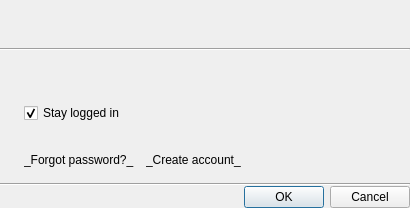
<?xml version="1.0" encoding="UTF-8"?>
<ui version="4.0">
 <class>ConnectToCloudDialog</class>
 <widget class="QDialog" name="ConnectToCloudDialog">
  <property name="geometry">
   <rect>
    <x>0</x>
    <y>0</y>
    <width>410</width>
    <height>208</height>
   </rect>
  </property>
  <property name="windowTitle">
   <string notr="true">&lt;Connect to Nx Cloud&gt;</string>
  </property>
  <layout class="QVBoxLayout" name="verticalLayout">
   <property name="spacing">
    <number>0</number>
   </property>
   <property name="leftMargin">
    <number>0</number>
   </property>
   <property name="topMargin">
    <number>0</number>
   </property>
   <property name="rightMargin">
    <number>0</number>
   </property>
   <property name="bottomMargin">
    <number>0</number>
   </property>
   <item>
    <widget class="QWidget" name="widget" native="true">
     <layout class="QHBoxLayout" name="horizontalLayout_2">
      <item>
       <widget class="QLabel" name="enterCloudAccountLabel">
        <property name="text">
         <string notr="true">&lt;Enter Cloud Account&gt;</string>
        </property>
       </widget>
      </item>
     </layout>
    </widget>
   </item>
   <item>
    <widget class="Line" name="line_2">
     <property name="orientation">
      <enum>Qt::Horizontal</enum>
     </property>
    </widget>
   </item>
   <item>
    <widget class="QWidget" name="credentialsWidget" native="true">
     <property name="sizePolicy">
      <sizepolicy hsizetype="Preferred" vsizetype="Fixed">
       <horstretch>0</horstretch>
       <verstretch>0</verstretch>
      </sizepolicy>
     </property>
     <layout class="QGridLayout" name="gridLayout" columnstretch="0,1">
      <property name="leftMargin">
       <number>16</number>
      </property>
      <property name="topMargin">
       <number>16</number>
      </property>
      <property name="rightMargin">
       <number>16</number>
      </property>
      <property name="bottomMargin">
       <number>16</number>
      </property>
      <property name="spacing">
       <number>8</number>
      </property>
      <item row="1" column="0" colspan="2">
       <widget class="nx::vms::client::desktop::InputField" name="passwordInputField" native="true">
        <property name="minimumSize">
         <size>
          <width>0</width>
          <height>10</height>
         </size>
        </property>
        <property name="focusPolicy">
         <enum>Qt::StrongFocus</enum>
        </property>
       </widget>
      </item>
      <item row="4" column="0">
       <widget class="QWidget" name="spacer" native="true"/>
      </item>
      <item row="3" column="1">
       <widget class="QLabel" name="invalidCredentialsLabel">
        <property name="text">
         <string notr="true">&lt;Incorrect email or password&gt;</string>
        </property>
        <property name="wordWrap">
         <bool>true</bool>
        </property>
        <property name="openExternalLinks">
         <bool>true</bool>
        </property>
       </widget>
      </item>
      <item row="4" column="1">
       <widget class="QWidget" name="linksWidget" native="true">
        <layout class="QHBoxLayout" name="horizontalLayout_3">
         <property name="spacing">
          <number>12</number>
         </property>
         <property name="leftMargin">
          <number>0</number>
         </property>
         <property name="topMargin">
          <number>0</number>
         </property>
         <property name="rightMargin">
          <number>0</number>
         </property>
         <property name="bottomMargin">
          <number>0</number>
         </property>
         <item>
          <widget class="QLabel" name="forgotPasswordLabel">
           <property name="sizePolicy">
            <sizepolicy hsizetype="Maximum" vsizetype="Preferred">
             <horstretch>0</horstretch>
             <verstretch>0</verstretch>
            </sizepolicy>
           </property>
           <property name="focusPolicy">
            <enum>Qt::TabFocus</enum>
           </property>
           <property name="text">
            <string notr="true">_Forgot password?_</string>
           </property>
           <property name="textFormat">
            <enum>Qt::RichText</enum>
           </property>
           <property name="openExternalLinks">
            <bool>true</bool>
           </property>
           <property name="textInteractionFlags">
            <set>Qt::LinksAccessibleByKeyboard|Qt::LinksAccessibleByMouse</set>
           </property>
          </widget>
         </item>
         <item>
          <widget class="QLabel" name="createAccountLabel">
           <property name="focusPolicy">
            <enum>Qt::TabFocus</enum>
           </property>
           <property name="text">
            <string notr="true">_Create account_</string>
           </property>
           <property name="textFormat">
            <enum>Qt::RichText</enum>
           </property>
           <property name="openExternalLinks">
            <bool>true</bool>
           </property>
           <property name="textInteractionFlags">
            <set>Qt::LinksAccessibleByKeyboard|Qt::LinksAccessibleByMouse</set>
           </property>
          </widget>
         </item>
        </layout>
       </widget>
      </item>
      <item row="0" column="0" colspan="2">
       <widget class="nx::vms::client::desktop::InputField" name="loginInputField" native="true">
        <property name="minimumSize">
         <size>
          <width>0</width>
          <height>10</height>
         </size>
        </property>
        <property name="focusPolicy">
         <enum>Qt::StrongFocus</enum>
        </property>
       </widget>
      </item>
      <item row="2" column="1">
       <widget class="QCheckBox" name="stayLoggedInCheckBox">
        <property name="text">
         <string>Stay logged in</string>
        </property>
        <property name="checked">
         <bool>true</bool>
        </property>
       </widget>
      </item>
     </layout>
    </widget>
   </item>
   <item>
    <widget class="Line" name="line">
     <property name="orientation">
      <enum>Qt::Horizontal</enum>
     </property>
    </widget>
   </item>
   <item>
    <widget class="QDialogButtonBox" name="buttonBox">
     <property name="focusPolicy">
      <enum>Qt::TabFocus</enum>
     </property>
     <property name="standardButtons">
      <set>QDialogButtonBox::Cancel|QDialogButtonBox::Ok</set>
     </property>
    </widget>
   </item>
  </layout>
 </widget>
 <customwidgets>
  <customwidget>
   <class>nx::vms::client::desktop::InputField</class>
   <extends>QWidget</extends>
   <header location="global">nx/vms/client/desktop/common/widgets/input_field.h</header>
   <container>1</container>
  </customwidget>
 </customwidgets>
 <tabstops>
  <tabstop>loginInputField</tabstop>
  <tabstop>passwordInputField</tabstop>
  <tabstop>stayLoggedInCheckBox</tabstop>
  <tabstop>forgotPasswordLabel</tabstop>
  <tabstop>createAccountLabel</tabstop>
 </tabstops>
 <resources/>
 <connections/>
</ui>
